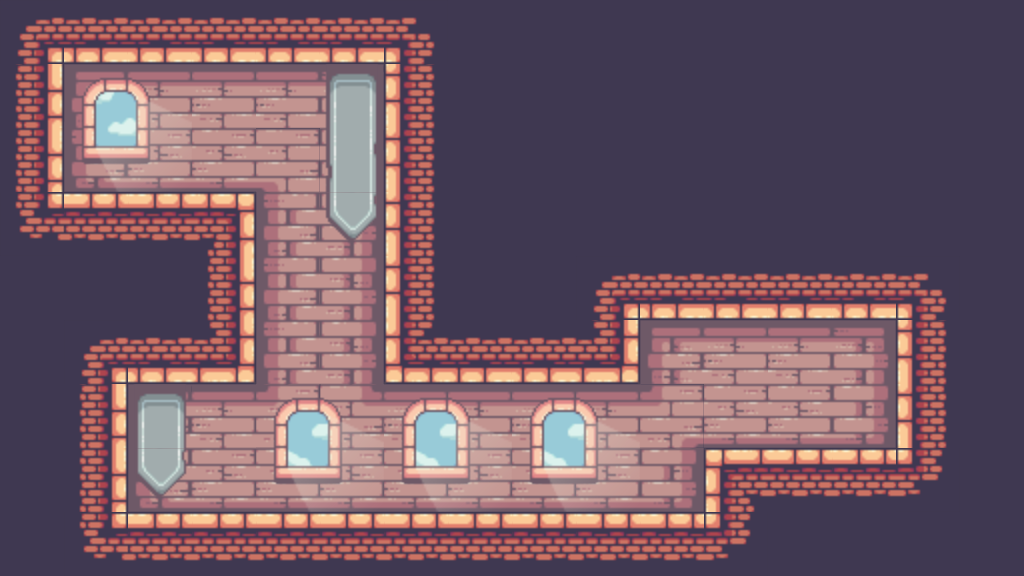

This is a level from a 2D game, rendered from its Tiled map with the project's own tilesets. A one-line summary and the complete map file follow:
An orthogonal 16x9 tile map with 64x64 px tiles, 3 tile layers (Bg, Tiles, Decorations), 1 hidden layer not drawn, 3 tilesets.

<map version="1.9" tiledversion="1.9.1" orientation="orthogonal" renderorder="right-down" width="16" height="9" tilewidth="64" tileheight="64" infinite="0" nextlayerid="7" nextobjectid="11">
 <editorsettings>
  <export target="../eee.js" format="js" />
 </editorsettings>
 <tileset firstgid="1" source="../tilesets/Main.tsx" />
 <tileset firstgid="248" source="../tilesets/Decorations.tsx" />
 <tileset firstgid="290" source="../tilesets/Misc.tsx" />
 <layer id="2" name="Bg" width="16" height="9">
  <data encoding="csv">
41,41,41,41,41,41,41,41,41,41,41,41,41,41,41,41,
41,41,41,41,41,41,41,41,41,41,41,41,41,41,41,41,
41,41,41,41,41,41,41,41,41,41,41,41,41,41,41,41,
41,41,41,41,41,41,41,41,41,41,41,41,41,41,41,41,
41,41,41,41,41,41,41,41,41,41,41,41,41,41,41,41,
41,41,41,41,41,41,41,41,41,41,41,41,41,41,41,41,
41,41,41,41,41,41,41,41,41,41,41,41,41,41,41,41,
41,41,41,41,41,41,41,41,41,41,41,41,41,41,41,41,
41,41,41,41,41,41,41,41,41,41,41,41,41,41,41,41
</data>
 </layer>
 <layer id="1" name="Tiles" width="16" height="9">
  <data encoding="csv">
27,60,60,60,60,60,28,0,41,41,41,41,41,41,41,41,
42,135,136,136,136,137,40,0,41,41,41,41,41,41,41,41,
42,173,174,174,142,156,40,0,0,0,0,0,0,0,0,41,
46,22,22,23,154,156,40,0,0,0,0,0,0,0,0,41,
41,0,0,42,154,156,40,0,0,27,60,60,60,60,28,0,
41,27,60,61,154,156,59,60,60,61,135,136,136,137,40,0,
41,42,135,136,161,160,136,136,136,136,170,174,174,175,40,0,
41,42,173,174,174,174,174,174,174,174,175,21,22,22,47,41,
41,46,22,22,22,22,22,22,22,22,22,47,0,0,41,41
</data>
 </layer>
 <layer id="4" name="Collisions" width="16" height="9" visible="0" opacity="0.22">
  <data encoding="csv">
292,292,292,292,292,292,292,0,0,0,0,0,0,0,0,0,
292,0,0,0,0,0,292,0,0,0,0,0,0,0,0,0,
292,0,0,0,0,0,292,0,0,0,0,0,0,0,0,0,
292,292,292,292,0,0,292,0,0,0,0,0,0,0,0,0,
0,0,0,292,0,0,292,0,0,292,292,292,292,292,292,0,
0,292,292,292,0,0,292,292,292,292,0,0,0,0,292,0,
0,292,0,0,0,0,0,0,0,0,0,0,0,0,292,0,
0,292,0,0,0,0,0,0,0,0,292,292,292,292,292,0,
0,292,292,292,292,292,292,292,292,292,292,292,0,0,0,0
</data>
 </layer>
 <objectgroup id="3" name="Boxes and Door" />
 <layer id="5" name="Decorations" width="16" height="9">
  <data encoding="csv">
0,0,0,0,0,0,0,0,0,0,0,0,0,0,0,0,
0,273,274,0,0,256,0,0,0,0,0,0,0,0,0,0,
0,280,281,0,0,263,0,0,0,0,0,0,0,0,0,0,
0,0,0,0,0,277,0,0,0,0,0,0,0,0,0,0,
0,0,0,0,0,0,0,0,0,0,0,0,0,0,0,0,
0,0,0,0,0,0,0,0,0,0,0,0,0,0,0,0,
0,0,256,0,271,272,271,272,271,272,0,0,0,0,0,0,
0,0,277,0,278,279,278,279,278,279,0,0,0,0,0,0,
0,0,0,0,0,0,0,0,0,0,0,0,0,0,0,0
</data>
 </layer>
</map>
